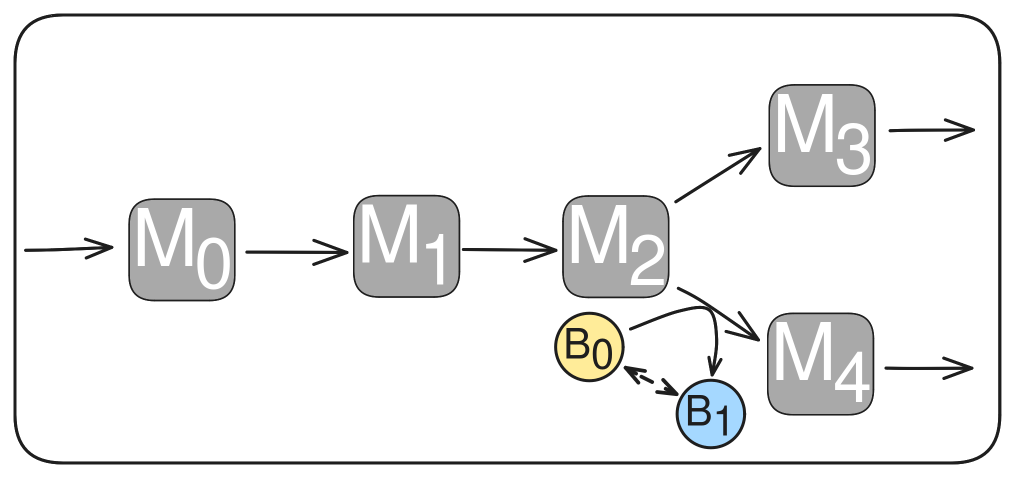
#> input picture Figures 3, S3, S4, S5, S6, S7/plotdata/fig3_minimal.png, 2029 x 955 px (shown at 1/2 size)
$ python Figure_S4.py
#> lines starting #> are read from the running program, lines starting #| are printed output that depends on the picture
#!/usr/bin/env python3
# -*- coding: utf-8 -*-
"""
Created on Wed Jul 30 16:02:04 2025

@author: robert
"""


import sys


sys.path.append('../simulation_functions/')
sys.path.append('../data/')

import numpy as np

import matplotlib.pyplot as plt

import matplotlib.pylab as pylab
import matplotlib.image as img
import matplotlib as mpl

from matplotlib.patches import Rectangle

savefig=0         # change to 1 to save generated figure


cmapuse='RdBu_r'


params = {'legend.fontsize': 30,
          'figure.figsize': (12, 9),
          'axes.labelsize': 40,
          'axes.titlesize': 40,
          'xtick.labelsize':30,
          'ytick.labelsize':30}
pylab.rcParams.update(params)
mpl.rc('text', usetex = True)

plt.figure()

ax1=plt.axes([0.1,0.05,0.48,0.5])
inset1=plt.axes([0.3,0.322,0.28,0.28])

motifnone=img.imread('fig3_minimal.png')
#> motifnone is the input picture: shape (955, 2029, 4) float32; mean R, G, B, A 0.0896, 0.0904, 0.0895, 0.152
plt.imshow(motifnone)
# ax1.text(10**-4,10**2,'$\\rm A$', fontsize=40)
plt.axis('off')


#############################


ax2=plt.axes([0.61,0.05,0.48,0.5])
inset2=plt.axes([0.81,0.322,0.28,0.28])

motifnone=img.imread('fig3_minimal_upstream.png')
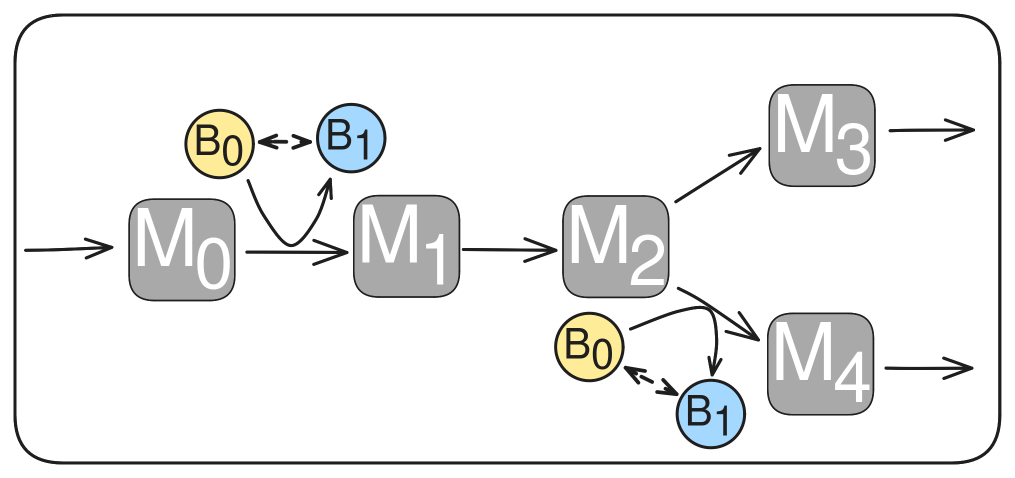
#> input picture Figures 3, S3, S4, S5, S6, S7/plotdata/fig3_minimal_upstream.png, 2029 x 955 px (shown at 1/2 size)
#> motifnone is the input picture: shape (955, 2029, 4) float32; mean R, G, B, A 0.0996, 0.101, 0.0993, 0.17
plt.imshow(motifnone)
# ax2.text(10**-4,10**2,'$\\rm B$', fontsize=40)
plt.axis('off')

#############################


ax3=plt.axes([1.12,-0.48,0.48,0.5])
inset3=plt.axes([1.32,-0.208,0.28,0.28])

motifnone=img.imread('fig3_beforebranch.png')
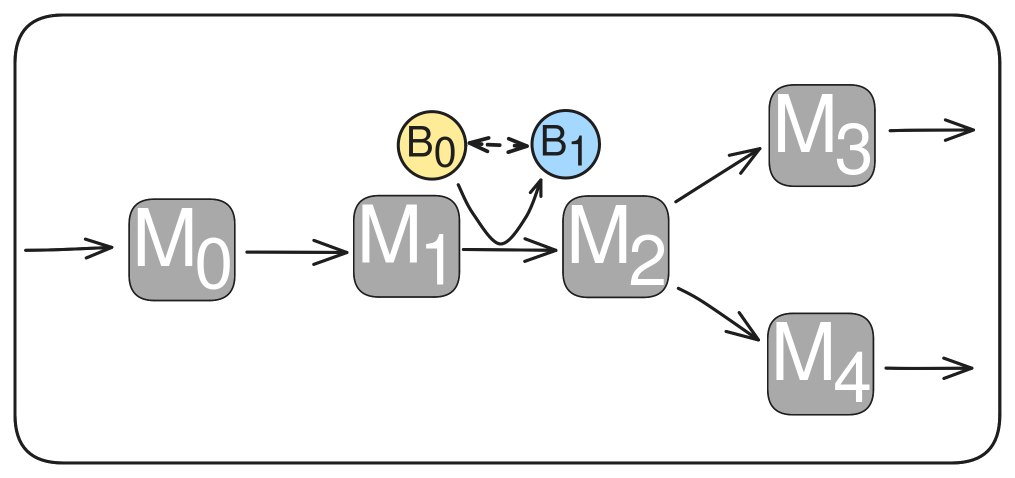
#> input picture Figures 3, S3, S4, S5, S6, S7/plotdata/fig3_beforebranch.png, 2029 x 955 px (shown at 1/2 size)
#> motifnone is the input picture: shape (955, 2029, 4) float32; mean R, G, B, A 0.0896, 0.0903, 0.0894, 0.152
plt.imshow(motifnone)
# ax3.text(10**-4,10**2,'$\\rm D$', fontsize=40)
plt.axis('off')

# ax6=plt.axes([1.6,0.05,0.6,0.5])
inset6=plt.axes([1.32,-0.38,0.28,0.28])

motifnone=img.imread('fig3_downstream.png')
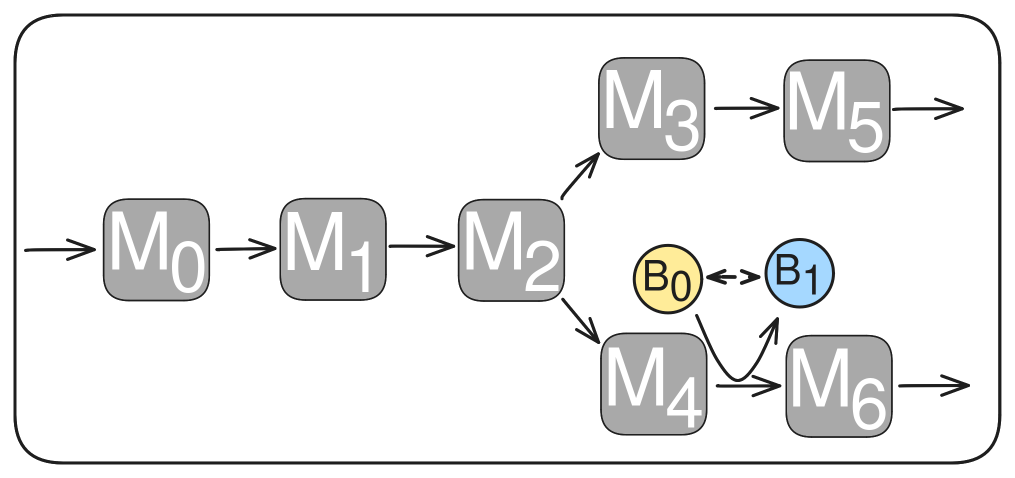
#> input picture Figures 3, S3, S4, S5, S6, S7/plotdata/fig3_downstream.png, 2029 x 955 px (shown at 1/2 size)
#> motifnone is the input picture: shape (955, 2029, 4) float32; mean R, G, B, A 0.12, 0.121, 0.12, 0.196
plt.imshow(motifnone)
# ax6.text(10**-4,10**2,'$\\rm C$', fontsize=40)
plt.axis('off')
#############################


ax4=plt.axes([0.1,-0.48,0.48,0.5])
inset4=plt.axes([0.3,-0.208,0.28,0.28])

motifnone=img.imread('fig3_symm.png')
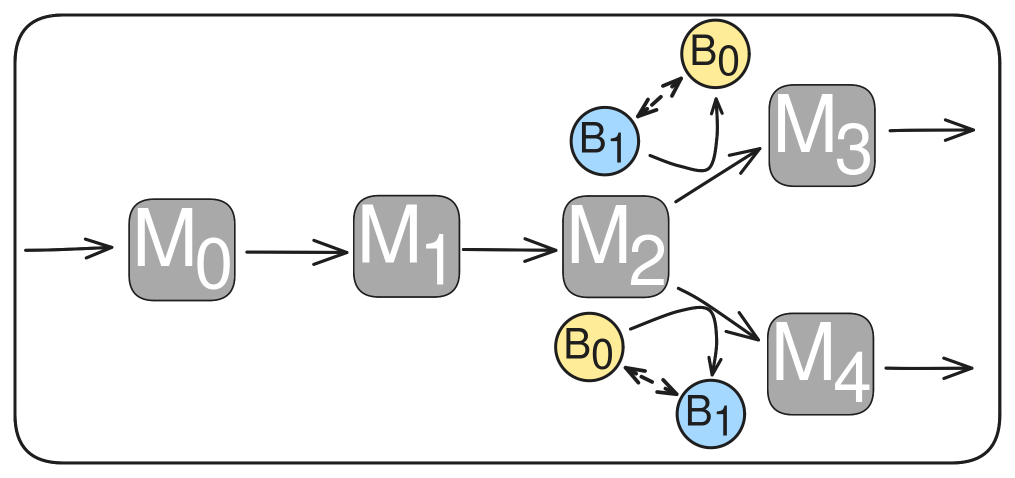
#> input picture Figures 3, S3, S4, S5, S6, S7/plotdata/fig3_symm.png, 2029 x 955 px (shown at 1/2 size)
#> motifnone is the input picture: shape (955, 2029, 4) float32; mean R, G, B, A 0.0996, 0.101, 0.0993, 0.17
plt.imshow(motifnone)
# ax4.text(10**-4,10**2,'$\\rm E$', fontsize=40)
plt.axis('off')

#################################

ax5=plt.axes([0.61,-0.48,0.48,0.5])
inset5=plt.axes([0.81,-0.208,0.28,0.28])

motifnone=img.imread('fig3_symm_upstream.png')
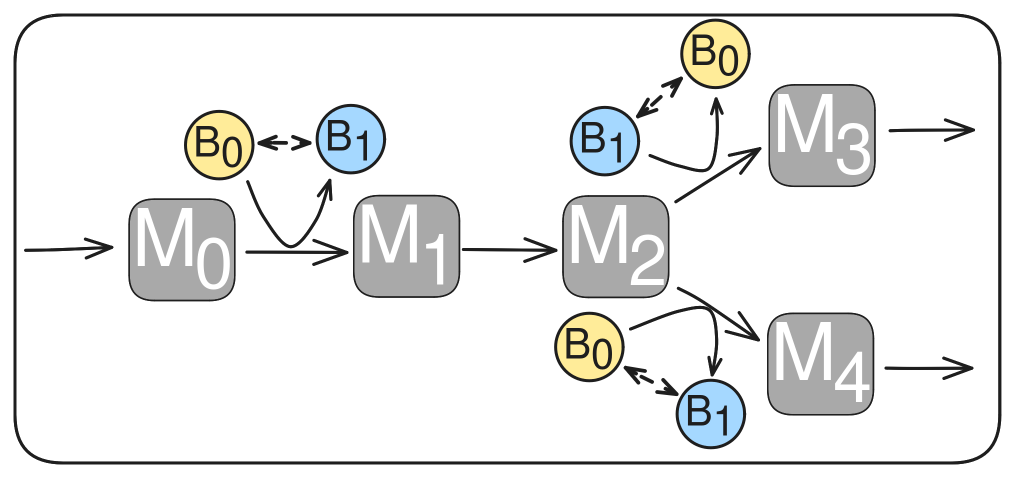
#> input picture Figures 3, S3, S4, S5, S6, S7/plotdata/fig3_symm_upstream.png, 2029 x 955 px (shown at 1/2 size)
#> motifnone is the input picture: shape (955, 2029, 4) float32; mean R, G, B, A 0.11, 0.112, 0.109, 0.188
plt.imshow(motifnone)
# ax5.text(10**-4,10**2,'$\\rm F$', fontsize=40)
plt.axis('off')

##################################

ax6=plt.axes([1.12,0.05,0.48,0.5])
inset7=plt.axes([1.32,0.322,0.28,0.28])

#> (the run stopped early here; a loop or call above may not have finished)
